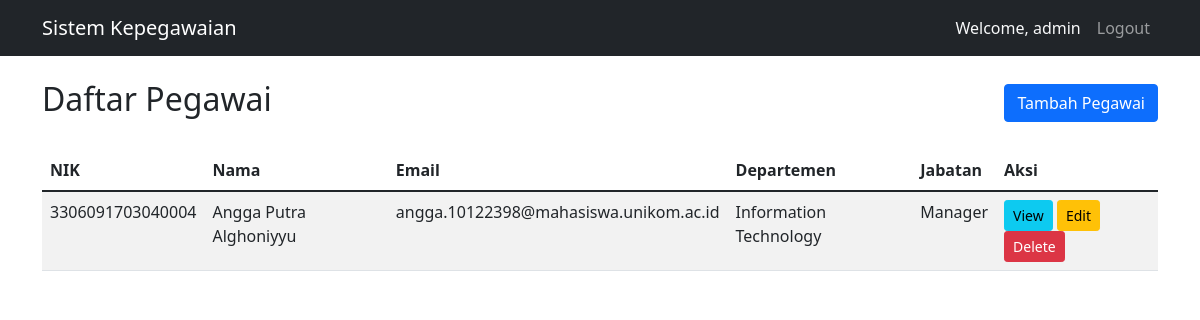
/employees/index.php (signed in), run on an earlier commit of the app's database.
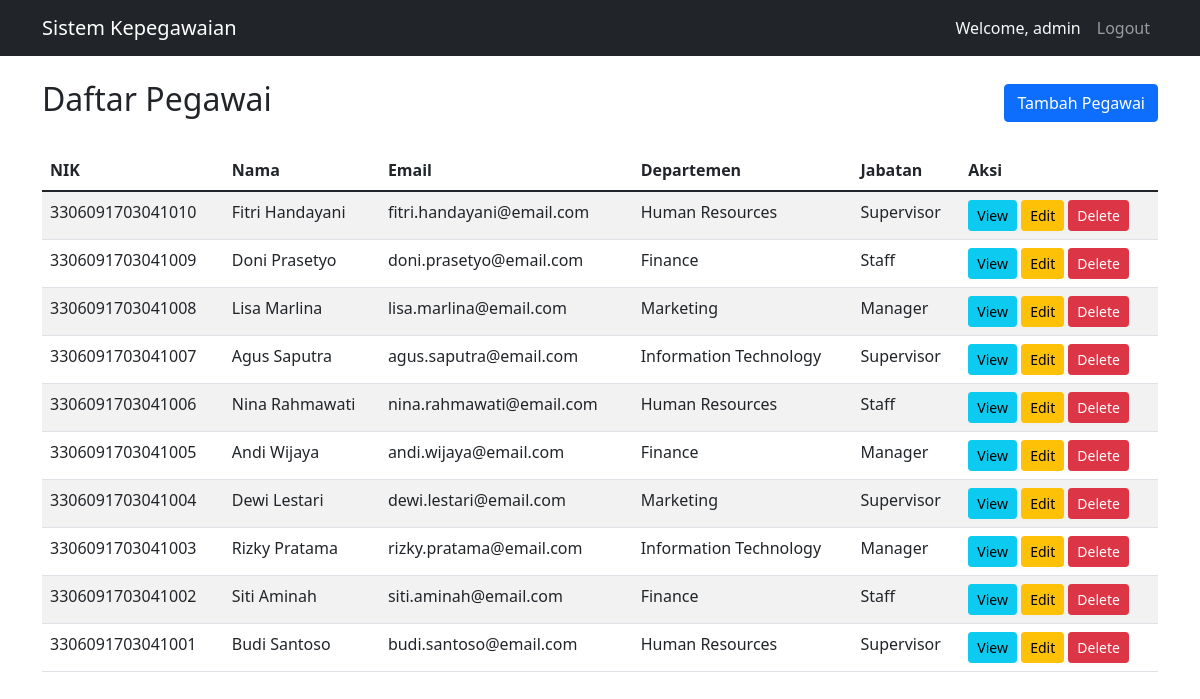
And on a later commit of the database.
### tables this page shows
CREATE TABLE `employees` (
  `emp_id` int(11) NOT NULL AUTO_INCREMENT,
  `nik` varchar(20) NOT NULL,
  `full_name` varchar(100) NOT NULL,
  `email` varchar(100) NOT NULL,
  `birth_date` date DEFAULT NULL,
  `hire_date` date DEFAULT NULL,
  `dept_id` int(11) DEFAULT NULL,
  `position_id` int(11) DEFAULT NULL,
  `salary` decimal(15,2) DEFAULT NULL,
  `created_at` timestamp NOT NULL DEFAULT current_timestamp(),
  `updated_at` timestamp NOT NULL DEFAULT current_timestamp() ON UPDATE current_timestamp(),
  PRIMARY KEY (`emp_id`),
  UNIQUE KEY `nik` (`nik`),
  UNIQUE KEY `email` (`email`),
  KEY `dept_id` (`dept_id`),
  KEY `position_id` (`position_id`),
  CONSTRAINT `employees_ibfk_1` FOREIGN KEY (`dept_id`) REFERENCES `departments` (`dept_id`),
  CONSTRAINT `employees_ibfk_2` FOREIGN KEY (`position_id`) REFERENCES `positions` (`position_id`)
);

CREATE TABLE `departments` (
  `dept_id` int(11) NOT NULL AUTO_INCREMENT,
  `dept_name` varchar(100) NOT NULL,
  `created_at` timestamp NOT NULL DEFAULT current_timestamp(),
  PRIMARY KEY (`dept_id`)
);

CREATE TABLE `positions` (
  `position_id` int(11) NOT NULL AUTO_INCREMENT,
  `position_name` varchar(100) NOT NULL,
  `salary_range_min` decimal(15,2) DEFAULT NULL,
  `salary_range_max` decimal(15,2) DEFAULT NULL,
  `created_at` timestamp NOT NULL DEFAULT current_timestamp(),
  PRIMARY KEY (`position_id`)
);

### employees/index.php (the view, shortened to what this page needs)
<?php
$database = new Database();
$db = $database->getConnection();
$query = "SELECT
    e.emp_id, e.nik, e.full_name, e.email,
    d.dept_name, p.position_name
    FROM employees e
    LEFT JOIN departments d ON e.dept_id = d.dept_id
    LEFT JOIN positions p ON e.position_id = p.position_id
    ORDER BY e.emp_id DESC";
$stmt = $db->prepare($query);
$stmt->execute();
$employees = $stmt->fetchAll(PDO::FETCH_ASSOC);
?>
<!DOCTYPE html>
<html>
<head>
    <link href="https://cdn.jsdelivr.net/npm/bootstrap@5.1.3/dist/css/bootstrap.min.css" rel="stylesheet">
</head>
<body>
    <nav class="navbar navbar-expand-lg navbar-dark bg-dark">
        <div class="container">
            <a class="navbar-brand" href="#">Sistem Kepegawaian</a>
            <div class="navbar-nav ms-auto">
                <span class="nav-item nav-link text-light">Welcome, <?php echo $_SESSION['username']; ?></span>
                <a class="nav-item nav-link" href="../auth/logout.php">Logout</a>
            </div>
        </div>
    </nav>
    <div class="container mt-4">
        <div class="d-flex justify-content-between align-items-center mb-4">
            <h2>Daftar Pegawai</h2>
            <a href="create.php" class="btn btn-primary">Tambah Pegawai</a>
        </div>
        <div class="table-responsive">
            <table class="table table-striped">
                <thead>
                    <tr>
                        <th>NIK</th>
                        <th>Nama</th>
                        <th>Email</th>
                        <th>Departemen</th>
                        <th>Jabatan</th>
                        <th>Aksi</th>
                    </tr>
                </thead>
                <tbody>
                    <?php foreach ($employees as $employee): ?>
                    <tr>
                        <td><?php echo htmlspecialchars($employee['nik']); ?></td>
                        <td><?php echo htmlspecialchars($employee['full_name']); ?></td>
                        <td><?php echo htmlspecialchars($employee['email']); ?></td>
                        <td><?php echo htmlspecialchars($employee['dept_name']); ?></td>
                        <td><?php echo htmlspecialchars($employee['position_name']); ?></td>
                        <td>
                            <a href="view.php?id=<?php echo $employee['emp_id']; ?>" class="btn btn-sm btn-info">View</a>
                            <a href="edit.php?id=<?php echo $employee['emp_id']; ?>" class="btn btn-sm btn-warning">Edit</a>
                            <a href="delete.php?id=<?php echo $employee['emp_id']; ?>"
                               class="btn btn-sm btn-danger"
                               onclick="return confirm('Are you sure?')">Delete</a>
                        </td>
                    </tr>
                    <?php endforeach; ?>
                </tbody>
            </table>
        </div>
    </div>
</body>
</html>

What changed in the data, as far as the page shows it:
removed employees: nik "3306091703040004", full_name "Angga Putra Alghoniyyu", email "angga.10122398@mahasiswa.unikom.ac.id", dept.dept_name "Information Technology", position.position_name "Manager"
added employees: nik "3306091703041010", full_name "Fitri Handayani", email "fitri.handayani@email.com", dept.dept_name "Human Resources", position.position_name "Supervisor"
added employees: nik "3306091703041009", full_name "Doni Prasetyo", email "doni.prasetyo@email.com", dept.dept_name "Finance", position.position_name "Staff"
added employees: nik "3306091703041008", full_name "Lisa Marlina", email "lisa.marlina@email.com", dept.dept_name "Marketing", position.position_name "Manager"
added employees: nik "3306091703041007", full_name "Agus Saputra", email "agus.saputra@email.com", dept.dept_name "Information Technology", position.position_name "Supervisor"
added employees: nik "3306091703041006", full_name "Nina Rahmawati", email "nina.rahmawati@email.com", dept.dept_name "Human Resources", position.position_name "Staff"
added employees: nik "3306091703041005", full_name "Andi Wijaya", email "andi.wijaya@email.com", dept.dept_name "Finance", position.position_name "Manager"
added employees: nik "3306091703041004", full_name "Dewi Lestari", email "dewi.lestari@email.com", dept.dept_name "Marketing", position.position_name "Supervisor"
added employees: nik "3306091703041003", full_name "Rizky Pratama", email "rizky.pratama@email.com", dept.dept_name "Information Technology", position.position_name "Manager"
added employees: nik "3306091703041002", full_name "Siti Aminah", email "siti.aminah@email.com", dept.dept_name "Finance", position.position_name "Staff"
added employees: nik "3306091703041001", full_name "Budi Santoso", email "budi.santoso@email.com", dept.dept_name "Human Resources", position.position_name "Supervisor"
